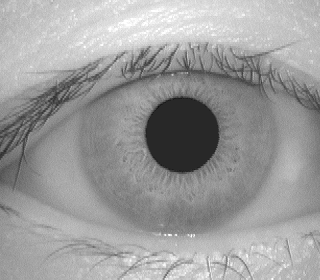
#> input picture Pupil_Detection/iris.bmp, 320 x 280 px
$ python pupil_detection.py
#> lines starting #> are read from the running program, lines starting #| are printed output that depends on the picture; after the words box and inside, x2 and y2 are one past the last pixel; in counts of white or black regions, pixels touching at a corner belong together
"""
Created on Wed Sep 29 09:50:06 2021

@author: Brendan Bassett
@Date: 10/6/2021

Written for CS3150 Image Processing
Dr. Feng Jiang
Metropolitan State University of Denver
"""

import math
import os

import numpy as np
import cv2 as cv
from matplotlib import pyplot as plot
from scipy.signal import convolve2d

# ======================================================================================================================
# Setup
# ======================================================================================================================

TEST_IMG = "iris"
JPG = ".jpg"
BMP = ".bmp"

ROOT_DIRECTORY = os.path.abspath('.')
print("ROOT DIRECTORY", ROOT_DIRECTORY)
OUTPUT_DIRECTORY = os.path.abspath(os.path.join("output"))
print("OUTPUT DIRECTORY", OUTPUT_DIRECTORY)

NONE = 0
OPENCV = 1
PYPLOT = 2


# Helper function for saving image files and displaying them
def print_img(title: str, img, show_type: int = NONE, normalize: bool = False, save_image: bool = True):

    if save_image:
        if title is None:
            file_name = TEST_IMG + JPG
        else:
            file_name = TEST_IMG + "_" + title.lower().replace(" ", "_") + JPG

        file_path = os.path.join(OUTPUT_DIRECTORY, file_name)
        print("file_path", file_path)
        cv.imwrite(file_path, img)

    if title is None:
        image_title = TEST_IMG + JPG
    else:
        image_title = TEST_IMG + ": " + title + JPG

    if show_type is OPENCV:
        cv.imshow(image_title, img)
        cv.waitKey(0)
        cv.destroyAllWindows()

    elif show_type is PYPLOT:
        if normalize is True:
            img = img - np.min(img)
            img = img * 255.0 / np.max(img)

        plot.figure()
        plot.title(title)
        plot.imshow(img, cmap='gray')
        plot.waitforbuttonpress()


# ======================================================================================================================
# Main Code
# ======================================================================================================================

test_img = cv.imread(TEST_IMG + BMP)
#> test_img is the input picture: shape (280, 320, 3); min 18, max 255, mean 155.9
test_img = cv.cvtColor(test_img, cv.COLOR_BGR2GRAY)
#> test_img: shape (280, 320)
print_img(TEST_IMG + BMP, test_img)
height, width = test_img.shape
#> height = 280; width = 320

# Calculate the Sobel Gradient Edge.
sobelKernelH = np.array([
    [-1.0, -2.0, -1.0],
    [0.0,   0.0,  0.0],
    [1.0,   2.0,  1.0]
])
sobelKernelV = sobelKernelH.T

sobelImgH = convolve2d(test_img, sobelKernelH, mode='same', boundary='symm', fillvalue=0)
sobelImgV = convolve2d(test_img, sobelKernelV, mode='same', boundary='symm', fillvalue=0)
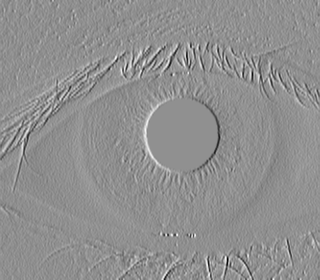
#> sobelImgV: shape (280, 320) float64; min -442, max 340, mean -0.1; drawn with min black and max white
sobelImgGrad = np.sqrt(np.square(sobelImgH) + np.square(sobelImgV))
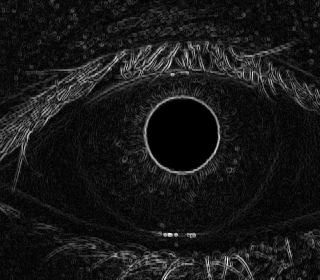
#> sobelImgGrad: shape (280, 320) float64; min 0, max 443.8, mean 42.1; drawn with min black and max white
print_img("Sobel Image Gradient", sobelImgGrad, normalize=True)
#> call 2 of print_img, with title = 'Sobel Image Gradient', show_type = 0, normalize = True, save_image = True
#> in print_img (call 2), `cv.imwrite(file_path, img)`:
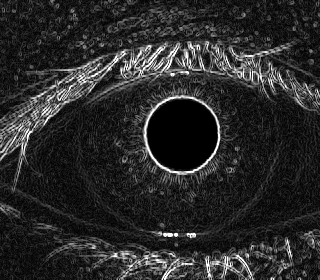
#> saved as iris_sobel_image_gradient.jpg: shape (280, 320); min 0, max 255, mean 41.8

# Create a kernel consisting of 1s and 0s with 1s in the shape of a 35-45px ring
ringKernel = np.zeros((128, 128))
for y in range(0, 128):
    for x in range(0, 128):
        dist = math.sqrt(((y - 64) ** 2) + ((x - 64) ** 2))  # Distance to center of the kernel

        if 35.0 <= dist <= 45.0:  # Fill with 1s a ring between 35 and 45 pixels from the center.
            ringKernel[x, y] = 1.0
print_img("Ring Kernel", ringKernel, normalize=True)
#> call 3 of print_img, with title = 'Ring Kernel', show_type = 0, normalize = True, save_image = True
#> in print_img (call 3), `cv.imwrite(file_path, img)`:
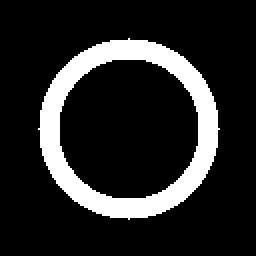
#> saved as iris_ring_kernel.jpg: shape (128, 128) (shown 2 times larger); values 0 (black) and 1 (white), 15.4% white; 1 white region, box (x1, y1, x2, y2) and area: (19, 19, 110, 110) 2520

# Convolve the ring kernel and iris image
irisRingImg = convolve2d(sobelImgGrad, ringKernel, mode='same', boundary='symm', fillvalue=0)
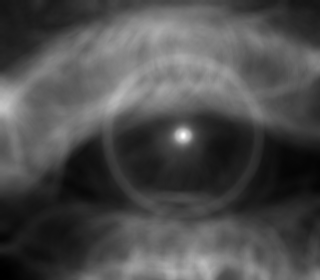
#> irisRingImg: shape (280, 320) float64; min 46195.2, max 244118.1, mean 105942.3; drawn with min black and max white
irisRingImg = irisRingImg * 1 / np.sum(ringKernel)
print_img("Ring Convolution", irisRingImg, normalize=True)
#> call 4 of print_img, with title = 'Ring Convolution', show_type = 0, normalize = True, save_image = True
#> in print_img (call 4), `cv.imwrite(file_path, img)`:
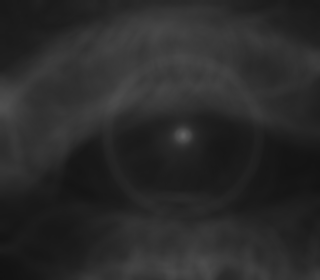
#> saved as iris_ring_convolution.jpg: shape (280, 320); min 18, max 97, mean 42

# Apply thresholding to remove all but the most important features
for y in range(0, height):
    for x in range(0, width):
        if irisRingImg[y, x] < 80:
            irisRingImg[y, x] = 0
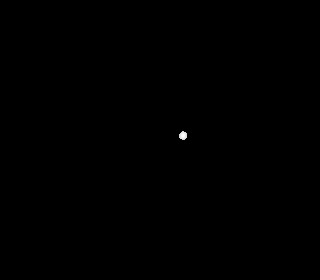
#> irisRingImg: shape (280, 320) float64; min 0, max 96.87, mean 0.1; drawn with min black and max white
print_img("Thresholding", irisRingImg, normalize=True)

# The bright point of this final image represents the location of the center of the pupil in the image.
